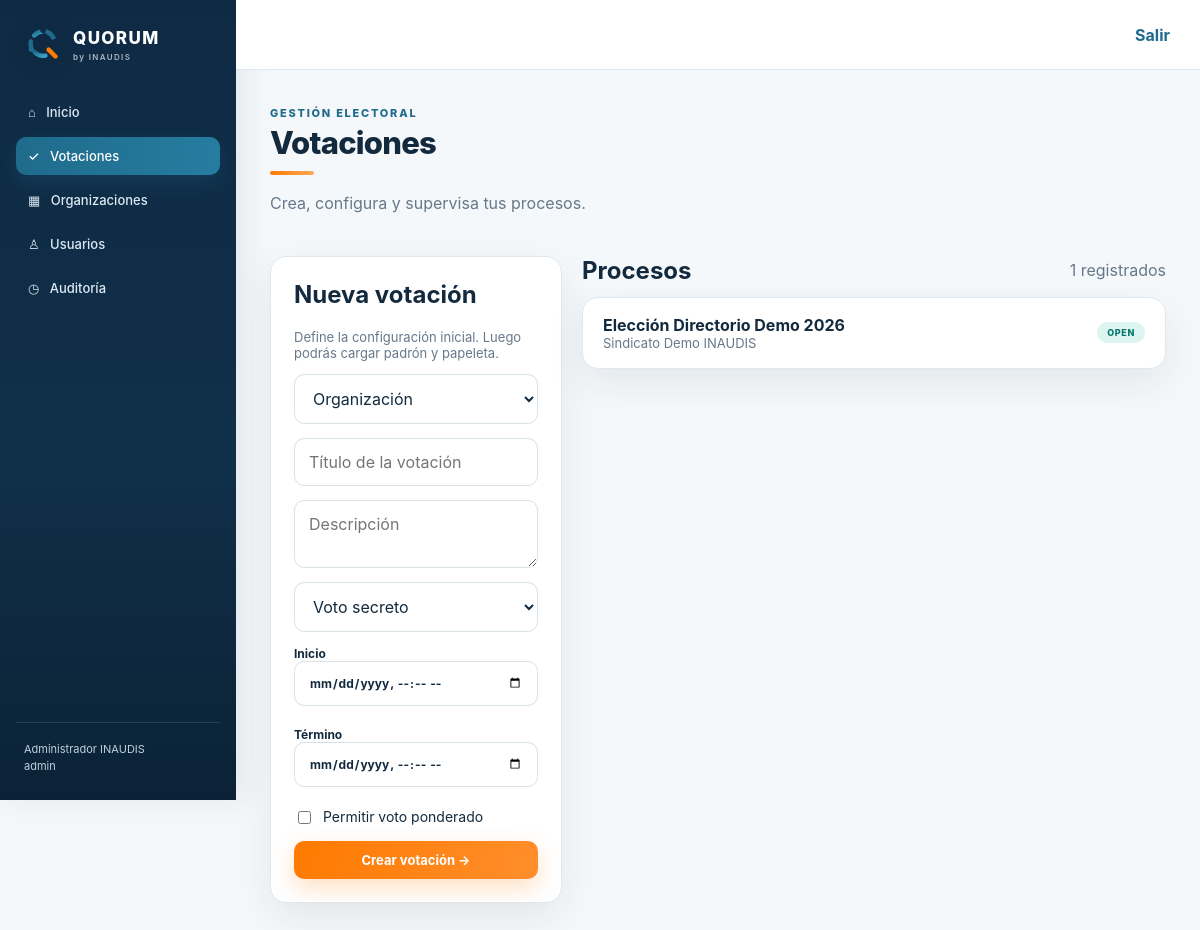
/elections.php (signed in), run on the app's committed database.
### tables this page shows
CREATE TABLE elections (
    id BIGINT UNSIGNED AUTO_INCREMENT PRIMARY KEY,
    organization_id BIGINT UNSIGNED NOT NULL,
    title VARCHAR(180) NOT NULL,
    description TEXT NULL,
    voting_mode ENUM('secret','public') NOT NULL DEFAULT 'secret',
    status ENUM('draft','scheduled','open','closed','cancelled') NOT NULL DEFAULT 'draft',
    starts_at DATETIME NULL,
    ends_at DATETIME NULL,
    allow_weighted_vote TINYINT(1) NOT NULL DEFAULT 0,
    ballot_locked_at DATETIME NULL,
    census_locked_at DATETIME NULL,
    created_by BIGINT UNSIGNED NOT NULL,
    created_at DATETIME NOT NULL DEFAULT CURRENT_TIMESTAMP,
    updated_at DATETIME NOT NULL DEFAULT CURRENT_TIMESTAMP ON UPDATE CURRENT_TIMESTAMP,
    CONSTRAINT fk_elections_organization FOREIGN KEY (organization_id) REFERENCES organizations(id),
    CONSTRAINT fk_elections_creator FOREIGN KEY (created_by) REFERENCES users(id)
);

CREATE TABLE organizations (
    id BIGINT UNSIGNED AUTO_INCREMENT PRIMARY KEY,
    name VARCHAR(150) NOT NULL,
    tax_id VARCHAR(32) NULL,
    slug VARCHAR(120) NOT NULL UNIQUE,
    logo_path VARCHAR(255) NULL,
    primary_color VARCHAR(7) NULL,
    secondary_color VARCHAR(7) NULL,
    status ENUM('active','inactive') NOT NULL DEFAULT 'active',
    created_at DATETIME NOT NULL DEFAULT CURRENT_TIMESTAMP,
    updated_at DATETIME NOT NULL DEFAULT CURRENT_TIMESTAMP ON UPDATE CURRENT_TIMESTAMP
);

### app/Services/ElectionService.php (called while the page is built, shortened)
<?php
final class ElectionService
{
    public static function allForUser(array $user): array
    {
        $pdo = Database::connection();
        if (($user['role'] ?? null) === 'admin') {
            $stmt = $pdo->query('SELECT e.*, o.name organization_name FROM elections e JOIN organizations o ON o.id=e.organization_id ORDER BY e.created_at DESC');
        } else {
            $stmt = $pdo->prepare('SELECT e.*, o.name organization_name FROM elections e JOIN organizations o ON o.id=e.organization_id WHERE e.organization_id=:organization_id ORDER BY e.created_at DESC');
            $stmt->execute(['organization_id' => (int) ($user['organization_id'] ?? 0)]);
        }
        return $stmt->fetchAll(PDO::FETCH_ASSOC);
    }
}

### public/elections.php (the view)
<?php
declare(strict_types=1);require dirname(__DIR__).'/config/bootstrap.php';use InaudisVote\Core\Authorization;use InaudisVote\Core\Csrf;use InaudisVote\Services\ElectionService;use InaudisVote\Services\OrganizationService;$user=Authorization::requireRoles(['admin','organizer']);$error=null;$organizations=($user['role']==='admin')?OrganizationService::all():[];if($_SERVER['REQUEST_METHOD']==='POST'){if(!Csrf::validate($_POST['_csrf']??null)){$error='Solicitud inválida.';}else{try{if($user['role']==='organizer')$_POST['organization_id']=$user['organization_id'];$id=ElectionService::create($_POST,(int)$user['id']);header('Location: /election.php?id='.$id);exit;}catch(Throwable $e){$error=$e->getMessage();}}}$elections=ElectionService::allForUser($user);function sc(string $s):string{return $s==='open'?'v-status-open':($s==='closed'?'v-status-closed':'v-status-draft');}
?><!doctype html><html lang="es"><head><meta charset="utf-8"><meta name="viewport" content="width=device-width,initial-scale=1"><title>Votaciones | QUORUM</title><link rel="stylesheet" href="/assets/quorum.css"></head><body class="vota-ui"><div class="v-shell"><aside class="v-sidebar"><div class="v-brand"><img class="v-brandmark" src="/assets/quorum-mark.svg" alt=""><span><span class="v-brand-name">QUORUM<small>by INAUDIS</small></span></span></div><nav class="v-nav"><a href="/dashboard.php">⌂ &nbsp; Inicio</a><a class="active" href="/elections.php">✓ &nbsp; Votaciones</a><?php if($user['role']==='admin'):?><a href="/organizations.php">▦ &nbsp; Organizaciones</a><a href="/users.php">♙ &nbsp; Usuarios</a><?php endif;?><a href="/audit.php">◷ &nbsp; Auditoría</a></nav><div class="v-sidebar-foot"><?=htmlspecialchars($user['name'])?><br><?=htmlspecialchars($user['role'])?></div></aside><div class="v-main"><header class="v-topbar"><a class="v-link" href="/logout.php">Salir</a></header><main class="v-content"><div class="v-headrow"><div><div class="v-kicker">Gestión electoral</div><h1 class="v-title">Votaciones</h1><div class="v-accent-line"></div><p class="v-subtitle">Crea, configura y supervisa tus procesos.</p></div></div><?php if($error):?><div class="v-alert v-alert-error"><?=htmlspecialchars($error)?></div><?php endif;?><div class="v-grid-2"><section class="v-card v-pad"><h2 style="margin-top:0">Nueva votación</h2><p class="v-muted" style="font-size:13px">Define la configuración inicial. Luego podrás cargar padrón y papeleta.</p><form method="post" class="v-stack"><?=Csrf::input()?><?php if($user['role']==='admin'):?><select name="organization_id" required class="v-field"><option value="">Organización</option><?php foreach($organizations as $o):?><option value="<?=$o['id']?>"><?=htmlspecialchars($o['name'])?></option><?php endforeach;?></select><?php endif;?><input class="v-field" name="title" required placeholder="Título de la votación"><textarea class="v-field" name="description" placeholder="Descripción"></textarea><select class="v-field" name="voting_mode"><option value="secret">Voto secreto</option><option value="public">Voto público</option></select><label class="v-label">Inicio<input class="v-field" type="datetime-local" name="starts_at"></label><label class="v-label">Término<input class="v-field" type="datetime-local" name="ends_at"></label><label class="v-check"><input type="checkbox" name="allow_weighted_vote" value="1"> Permitir voto ponderado</label><button class="v-btn v-btn-orange">Crear votación →</button></form></section><section><div class="v-section-head"><h2 style="margin:0">Procesos</h2><span class="v-muted"><?=count($elections)?> registrados</span></div><div class="v-card v-list"><?php if(!$elections):?><div class="v-row"><span class="v-muted">Aún no hay votaciones.</span></div><?php endif;?><?php foreach($elections as $e):?><a class="v-row" href="/election.php?id=<?=$e['id']?>"><div><div class="v-row-title"><?=htmlspecialchars($e['title'])?></div><div class="v-muted" style="font-size:13px"><?=htmlspecialchars($e['organization_name'])?></div></div><span class="v-status <?=sc($e['status'])?>"><?=htmlspecialchars($e['status'])?></span></a><?php endforeach;?></div></section></div></main></div></div></body></html>

### public/assets/quorum.css (style rules this page uses)
:root { --navy:#0F2A44;--blue:#1F6B8C;--blue-light:#3BA0C6;--orange:#FF7A00;--teal:#1F8C89;--ink:#132A3E;--muted:#66788A;--line:#DFE8EF;--bg:#F5F8FA;--danger:#C83D4D;--shadow:0 14px 38px rgba(15,42,68,.08) }
* { box-sizing:border-box }
html { scroll-behavior:smooth }
body.vota-ui { margin:0;background:var(--bg);color:var(--ink);font-family:Montserrat,Inter,ui-sans-serif,system-ui,-apple-system,BlinkMacSystemFont,"Segoe UI",sans-serif;-webkit-font-smoothing:antialiased }
.v-shell { min-height:100vh;display:grid;grid-template-columns:236px 1fr }
.v-sidebar { background:linear-gradient(180deg,#0F2A44,#102F49 58%,#0B2236);color:#fff;padding:25px 16px;display:flex;flex-direction:column;position:sticky;top:0;height:100vh;box-shadow:8px 0 30px rgba(15,42,68,.08) }
.v-brand { display:flex;align-items:center;gap:11px;font-weight:800;letter-spacing:.045em;margin:0 8px 30px }
.v-brandmark { width:38px;height:38px;display:block;object-fit:contain;filter:drop-shadow(0 5px 12px rgba(0,0,0,.12)) }
.v-brand-name { font-size:17px;line-height:1;letter-spacing:.08em }
.v-brand small { display:block;font-size:8px;font-weight:600;opacity:.66;letter-spacing:.17em;margin-top:5px }
.v-nav { display:grid;gap:6px }
.v-nav a { color:#DCEAF3;text-decoration:none;padding:11px 12px;border-radius:10px;font-size:13px;font-weight:550;transition:.18s }
.v-nav a.active { background:linear-gradient(100deg,var(--blue),#267DA0);color:#fff;box-shadow:0 8px 20px #1f6b8c40 }
.v-sidebar-foot { margin-top:auto;border-top:1px solid #ffffff1f;padding:18px 8px 0;font-size:11px;line-height:1.55;color:#BFD0DD }
.v-main { min-width:0 }
.v-topbar { height:70px;background:#fffffff0;backdrop-filter:blur(14px);border-bottom:1px solid var(--line);display:flex;align-items:center;justify-content:flex-end;padding:0 30px;gap:14px;position:sticky;top:0;z-index:20 }
.v-content { max-width:1280px;margin:auto;padding:36px 34px 60px }
.v-kicker { font-size:11px;text-transform:uppercase;letter-spacing:.16em;color:var(--blue);font-weight:800 }
.v-title { font-size:31px;line-height:1.15;margin:5px 0 6px;font-weight:800;letter-spacing:-.025em }
.v-subtitle,.v-muted { color:var(--muted) }
.v-headrow,.v-section-head { display:flex;justify-content:space-between;align-items:flex-start;gap:20px }
.v-headrow { margin-bottom:27px }
.v-section-head { align-items:center;margin-bottom:12px }
.v-btn { border:0;border-radius:10px;padding:11px 17px;font:inherit;font-size:13px;font-weight:750;text-decoration:none;display:inline-flex;align-items:center;justify-content:center;gap:8px;cursor:pointer;transition:.18s }
.v-btn-orange { background:linear-gradient(110deg,var(--orange),#FF8E2C);color:#fff;box-shadow:0 9px 24px #ff7a003d }
.v-card { background:#fffffff7;border:1px solid var(--line);border-radius:16px;box-shadow:var(--shadow);transition:.2s }
.v-pad { padding:23px }
.v-status { display:inline-flex;border-radius:999px;padding:5px 10px;font-size:9px;font-weight:800;letter-spacing:.07em;text-transform:uppercase }
.v-status-open { background:#DDF5F0;color:#08776F }
.v-list { overflow:hidden }
.v-row { display:flex;align-items:center;justify-content:space-between;gap:18px;padding:17px 20px;border-top:1px solid var(--line);text-decoration:none;color:inherit;transition:.15s }
.v-row:first-child { border-top:0 }
.v-row-title { font-weight:750 }
.v-link { color:var(--blue);font-weight:700;text-decoration:none }
.v-accent-line { width:44px;height:4px;background:linear-gradient(90deg,var(--orange),#FFAB5A);border-radius:999px;margin:10px 0 18px }
.v-grid-2 { display:grid;grid-template-columns:1fr 2fr;gap:20px }
.v-stack { display:grid;gap:14px }
.v-field { width:100%;border:1px solid #D7E2E9;border-radius:10px;padding:13px 14px;font:inherit;outline:none;background:#fff;color:var(--ink);transition:.18s }
.v-label { font-size:12px;font-weight:750;display:block;margin:0 0 7px }
.v-check { display:flex;gap:9px;align-items:flex-start;font-size:14px }

### data on the page
elections: title "Elección Directorio Demo 2026", organization.name "Sindicato Demo INAUDIS", status "OPEN"

### other printed values
$user['name'] "Administrador INAUDIS"
$user['role'] "admin"
count($elections) "1"
